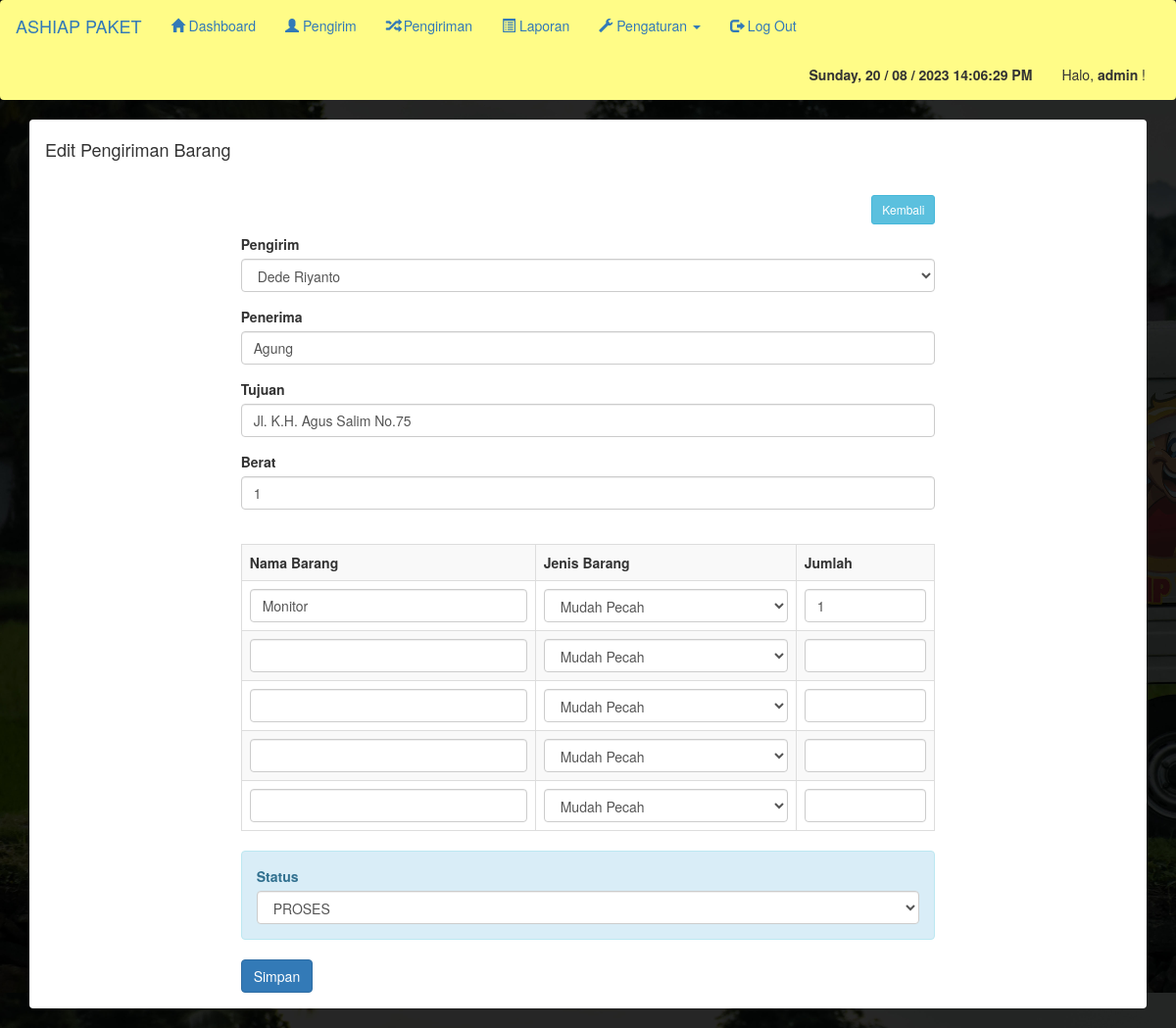
The app's page /Pengiriman/admin/pengiriman_edit.php?id=8 (signed in) with its own data.
### tables this page shows
CREATE TABLE `pengiriman` (
  `pengiriman_id` int(11) NOT NULL,
  `pengiriman_tgl` date NOT NULL,
  `pengiriman_pengirim` int(11) NOT NULL,
  `pengiriman_penerima` varchar(255) NOT NULL,
  `pengiriman_tujuan` varchar(255) NOT NULL,
  `pengiriman_berat` int(11) NOT NULL,
  `pengiriman_harga` int(11) NOT NULL,
  `pengiriman_status` int(11) NOT NULL
);

CREATE TABLE `pengirim` (
  `id_pengirim` int(11) NOT NULL,
  `nama_pengirim` varchar(255) NOT NULL,
  `hp_pengirim` varchar(20) NOT NULL,
  `alamat_pengirim` text NOT NULL
);

CREATE TABLE `barang` (
  `barang_id` int(11) NOT NULL,
  `barang_pengiriman` int(11) NOT NULL,
  `barang_nama` varchar(255) NOT NULL,
  `barang_jenis` varchar(255) NOT NULL,
  `barang_jumlah` int(11) NOT NULL
);

### Pengiriman/admin/pengiriman_edit.php (the view, shortened to what this page needs)
<?php include 'header.php'; ?>
<?php include '../koneksi.php'; ?>
<div class="container">
    <div class="panel">
        <div class="panel-heading">
            <h4>Edit Pengiriman Barang</h4>
        </div>
        <div class="panel-body">
            <div class="col-md-8 col-md-offset-2">
                <a href="pengiriman.php" class="btn btn-sm btn-info pull-right">Kembali</a>
                <br/><br/>
                <?php
                $id = $_GET['id'];
                $pengiriman = mysqli_query($koneksi,"SELECT * FROM pengiriman WHERE pengiriman_id='$id'");
                while($t = mysqli_fetch_array($pengiriman)){ ?>
                    <form method="post" action="pengiriman_update.php">
                        <div class="form-group">
                            <label>Pengirim</label>
                            <select class="form-control" name="pengirim" required="required">
                                <?php
                                $data = mysqli_query($koneksi,"SELECT * FROM pengirim");
                                while($d = mysqli_fetch_array($data)){
                                    ?>
                                    <option <?php if($d['id_pengirim']==$t['pengiriman_pengirim']){echo "selected='selected'";} ?> value="<?php echo $d['id_pengirim']; ?>"><?php echo $d['nama_pengirim']; ?></option>
                                    <?php } ?>
                            </select>
                        </div>
                        <div class="form-group">
                            <label>Penerima</label>
                            <input type="text" class="form-control" name="penerima" placeholder="Masukkan nama penerima ..." required="required" value="<?php echo $t['pengiriman_penerima']; ?>">
                        </div>
                        <div class="form-group">
                            <label>Tujuan</label>
                            <input type="text" class="form-control" name="tujuan" placeholder="Masukkan tujuan penerima ..." required="required" value="<?php echo $t['pengiriman_tujuan']; ?>">
                        </div>
                        <div class="form-group">
                            <label>Berat</label>
                            <input type="number" class="form-control" name="berat" placeholder="Masukkan berat paket ..." required="required" value="<?php echo $t['pengiriman_berat']; ?>">
                        </div>
                        <br/>
                        <table class="table table-bordered table-striped">
                            <tr>
                                <th>Nama Barang
                                <th>Jenis Barang</th>
                                <th width="20%">Jumlah</th>
                            </tr>
                            <?php
                            $id_pengiriman = $t['pengiriman_id'];
                            $barang = mysqli_query($koneksi,"SELECT * FROM barang WHERE barang_pengiriman='$id_pengiriman'");
                            while($b = mysqli_fetch_array($barang)){
                                ?>
                                <tr>
                                    <td><input type="text" class="form-control" name="nama_barang[]" value="<?php echo $b['barang_nama']; ?>"></td>
                                    <td>
                                        <select class="form-control" name="jenis_barang[]" required="required">
                                            <option <?php if($b['barang_jenis']=="1"){echo "selected='selected'";} ?> value="1">Mudah Pecah</option>
                                        </select>
                                    </td>
                                    <td><input type="number" class="form-control" name="jumlah_barang[]" value="<?php echo $b['barang_jumlah']; ?>"></td>
                                </tr>
                            <?php } ?>
                                <tr>
                                    <td><input type="text" class="form-control" name="nama_barang[]"></td>
                                    <td>
                                        <select class="form-control" name="jenis_barang[]" required="required">
                                            <option value="1">Mudah Pecah</option>
                                        </select>
                                    </td>
                                    <td><input type="number" class="form-control" name="jumlah_barang[]"></td>
                                </tr>
                                <tr>
                                    <td><input type="text" class="form-control" name="nama_barang[]"></td>
                                    <td>
                                        <select class="form-control" name="jenis_barang[]" required="required">
                                            <option value="1">Mudah Pecah</option>
                                        </select>
                                    </td>
                                    <td><input type="number" class="form-control" name="jumlah_barang[]"></td>
                                </tr>
                                <tr>
                                    <td><input type="text" class="form-control" name="nama_barang[]"></td>
                                    <td>
                                        <select class="form-control" name="jenis_barang[]" required="required">
                                            <option value="1">Mudah Pecah</option>
                                        </select>
                                    </td>
                                    <td><input type="number" class="form-control" name="jumlah_barang[]"></td>
                                </tr>
                                <tr>
                                    <td><input type="text" class="form-control" name="nama_barang[]"></td>
                                    <td>
                                        <select class="form-control" name="jenis_barang[]" required="required">
                                            <option value="1">Mudah Pecah</option>
                                        </select>
                                    </td>
                                    <td><input type="number" class="form-control" name="jumlah_barang[]"></td>
                                </tr>
                        </table>
                        <div class="form-group alert alert-info">
                            <label>Status</label>
                            <select class="form-control" name="status" required="required">
                                <option <?php if($t['pengiriman_status']=="0"){echo "selected='selected'";} ?> value="0">PROSES</option>
                            </select>
                        </div>
                        <input type="submit" class="btn btn-primary" value="Simpan">
                    </form>
                <?php } ?>
            </div>
        </div>
    </div>
</div>
<?php include 'footer.php'; ?>

### records on screen
pengiriman: pengirim "Dede Riyanto", penerima "Agung", tujuan "Jl. K.H. Agus Salim No.75", berat "1", status "PROSES"
barang: barang_nama "Monitor", barang_jenis "Mudah Pecah", barang_jumlah "1"

### other values on screen
$_SESSION['username'] "admin"
